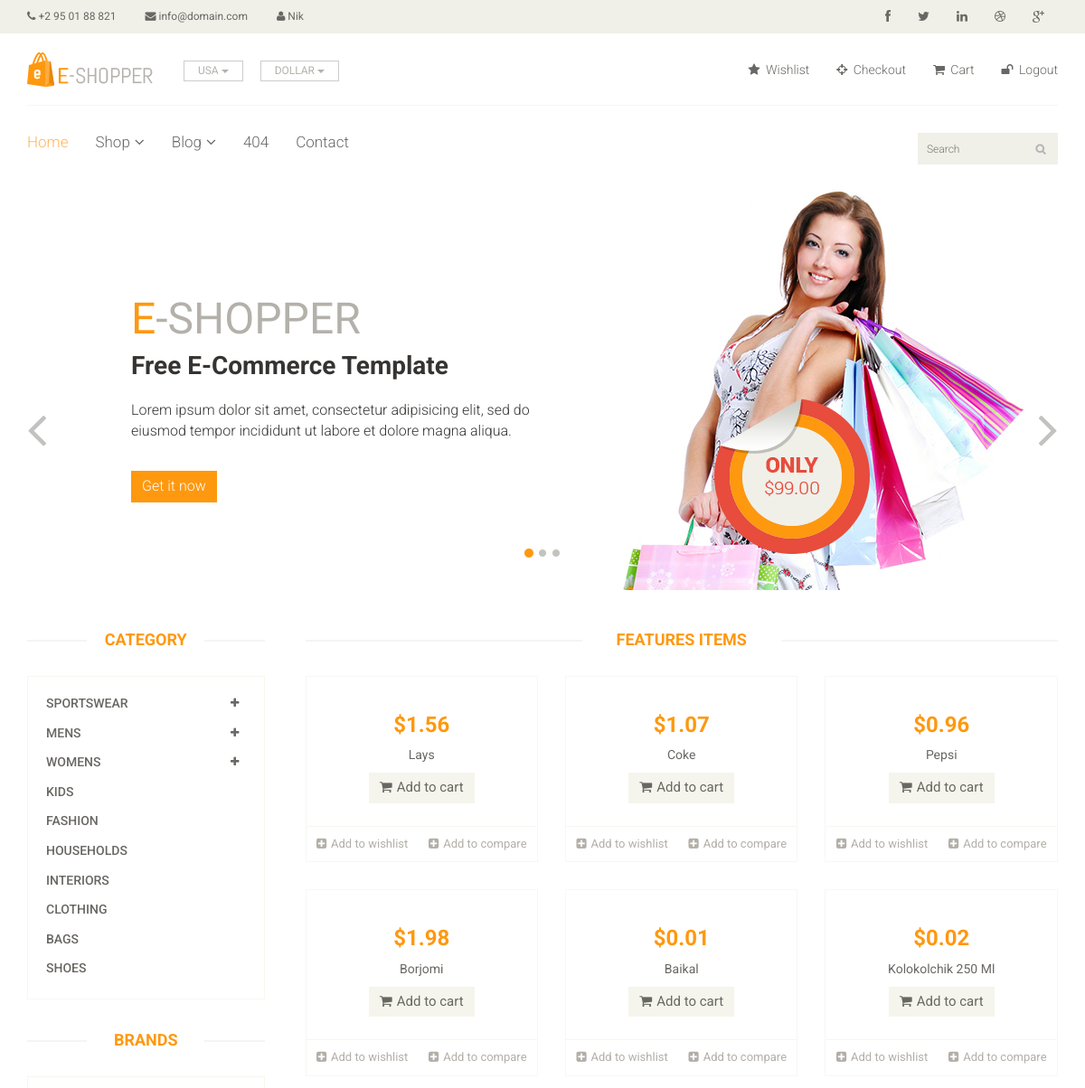
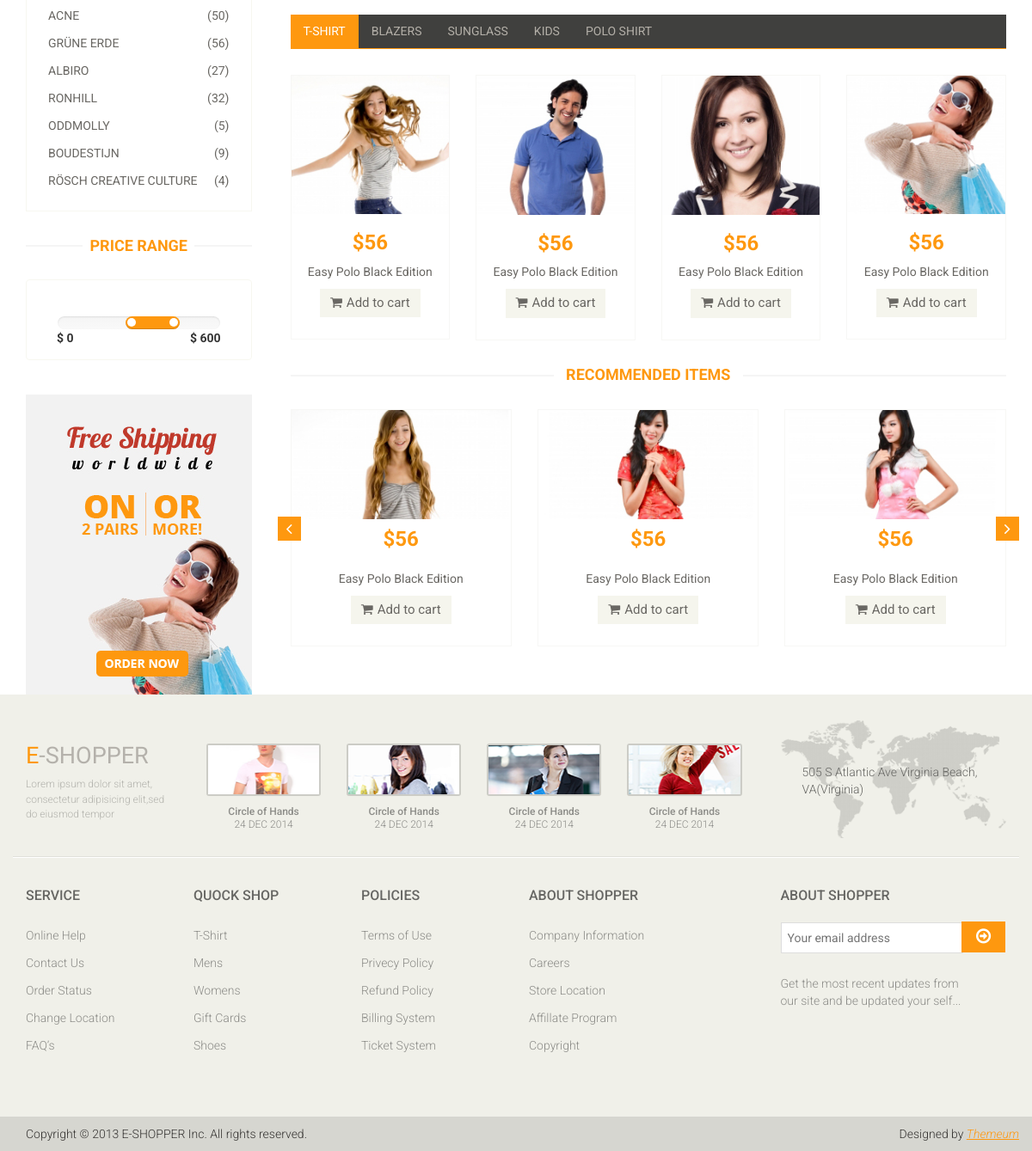
Page /home (signed in) on the committed database (2 pictures, top to bottom).
### tables this page shows
CREATE TABLE `users` (
  `id` bigint(20) NOT NULL,
  `url_address` varchar(60) NOT NULL,
  `name` varchar(100) NOT NULL,
  `email` varchar(100) NOT NULL,
  `password` varchar(64) NOT NULL,
  `date` datetime NOT NULL,
  `rank` varchar(8) NOT NULL
);

CREATE TABLE `products` (
  `id` int(11) NOT NULL,
  `user_url` varchar(60) NOT NULL,
  `description` varchar(200) NOT NULL,
  `category` int(11) NOT NULL,
  `price` double NOT NULL,
  `quantity` int(11) NOT NULL,
  `image` varchar(500) NOT NULL,
  `image2` varchar(500) DEFAULT NULL,
  `image3` varchar(500) DEFAULT NULL,
  `image4` varchar(500) DEFAULT NULL,
  `date` datetime NOT NULL,
  `slag` varchar(100) NOT NULL
);

### app/views/eshop/index.php (the view, shortened to what the rows shown need)
<?php $this->view("header", $data); ?>
<section id="slider">
	<div class="container">
		<div class="row">
			<div class="col-sm-12">
				<div id="slider-carousel" class="carousel slide" data-ride="carousel">
					<div class="carousel-inner">
						<div class="item active">
							<div class="col-sm-6">
								<h1><span>E</span>-SHOPPER</h1>
								<h2>Free E-Commerce Template</h2>
							</div>
						</div>
					</div>
				</div>
			</div>
		</div>
	</div>
</section>
<section>
	<div class="container">
		<div class="row">
			<div class="col-sm-3">
				<div class="left-sidebar">
					<h2>Category</h2>
					<div class="brands_products">
						<h2>Brands</h2>
					</div>
					<div class="price-range">
						<h2>Price Range</h2>
					</div>
				</div>
			</div>
			<div class="col-sm-9 padding-right">
				<div class="features_items">
					<h2 class="title text-center">Features Items</h2>
					<?php if (is_array($ROWS)) : ?>
						<?php foreach ($ROWS as $row) : ?>
							<div class="col-sm-4">
								<div class="product-image-wrapper">
									<div class="single-products">
										<div class="productinfo text-center">
											<a href="<?= ROOT ?>product_details/<?= $row->id ?>">
												<div style="overflow: hidden;"><img class="product-image" src="<?= ROOT . $row->image ?>" alt="" /></div>
											</a>
											<h2>$<?= $row->price ?></h2>
											<p><?= $row->description ?></p>
											<a href="#" class="btn btn-default add-to-cart"><i class="fa fa-shopping-cart"></i>Add to cart</a>
										</div>
									</div>
									<div class="choose">
										<ul class="nav nav-pills nav-justified">
											<li><a href="#"><i class="fa fa-plus-square"></i>Add to wishlist</a></li>
											<li><a href="#"><i class="fa fa-plus-square"></i>Add to compare</a></li>
										</ul>
									</div>
								</div>
							</div>
						<?php endforeach; ?>
					<?php endif; ?>
				</div>
				<div class="category-tab">
					<div class="tab-content">
						<div class="tab-pane fade active in" id="tshirt">
							<div class="col-sm-3">
								<div class="product-image-wrapper">
									<div class="single-products">
										<div class="productinfo text-center">
											<h2>$56</h2>
										</div>
									</div>
								</div>
							</div>
							<div class="col-sm-3">
								<div class="product-image-wrapper">
									<div class="single-products">
										<div class="productinfo text-center">
											<h2>$56</h2>
										</div>
									</div>
								</div>
							</div>
							<div class="col-sm-3">
								<div class="product-image-wrapper">
									<div class="single-products">
										<div class="productinfo text-center">
											<h2>$56</h2>
										</div>
									</div>
								</div>
							</div>
							<div class="col-sm-3">
								<div class="product-image-wrapper">
									<div class="single-products">
										<div class="productinfo text-center">
											<h2>$56</h2>
										</div>
									</div>
								</div>
							</div>
						</div>
					</div>
				</div>
				<div class="recommended_items">
					<h2 class="title text-center">recommended items</h2>
					<div id="recommended-item-carousel" class="carousel slide" data-ride="carousel">
						<div class="carousel-inner">
							<div class="item active">
								<div class="col-sm-4">
									<div class="product-image-wrapper">
										<div class="single-products">
											<div class="productinfo text-center">
												<h2>$56</h2>
											</div>
										</div>
									</div>
								</div>
								<div class="col-sm-4">
									<div class="product-image-wrapper">
										<div class="single-products">
											<div class="productinfo text-center">
												<h2>$56</h2>
											</div>
										</div>
									</div>
								</div>
								<div class="col-sm-4">
									<div class="product-image-wrapper">
										<div class="single-products">
											<div class="productinfo text-center">
												<h2>$56</h2>
											</div>
										</div>
									</div>
								</div>
							</div>
						</div>
					</div>
				</div>
			</div>
		</div>
	</div>
</section>

### app/views/eshop/header.php (shortened to what the rows shown need)
<!DOCTYPE html>
<html lang="en">
<head>
    <link href="<?= ASSETS . THEME ?>css/bootstrap.min.css" rel="stylesheet">
    <link href="<?= ASSETS . THEME ?>css/font-awesome.min.css" rel="stylesheet">
    <link href="<?= ASSETS . THEME ?>css/prettyPhoto.css" rel="stylesheet">
    <link href="<?= ASSETS . THEME ?>css/price-range.css" rel="stylesheet">
    <link href="<?= ASSETS . THEME ?>css/animate.css" rel="stylesheet">
    <link href="<?= ASSETS . THEME ?>css/main.css" rel="stylesheet">
    <link href="<?= ASSETS . THEME ?>css/responsive.css" rel="stylesheet">
</head>
<body>
    <header id="header">
        <div class="header_top">
            <div class="container">
                <div class="row">
                    <div class="col-sm-6">
                        <div class="contactinfo">
                            <ul class="nav nav-pills">
                                <?php if (isset($data['user_data'])) : ?>
                                    <li><a href="#"><i class="fa fa-user"></i> <?= $data['user_data']->name; ?></a></li>
                                <?php endif; ?>
                            </ul>
                        </div>
                    </div>
                </div>
            </div>
        </div>
    </header>

### rows in the picture
users: name "Nik"
products: price "1.56", description "Lays"
products: price "1.07", description "Coke"
products: price "0.96", description "Pepsi"
products: price "1.98", description "Borjomi"
products: price "0.01", description "Baikal"
products: price "0.02", description "Kolokolchik 250 Ml"
